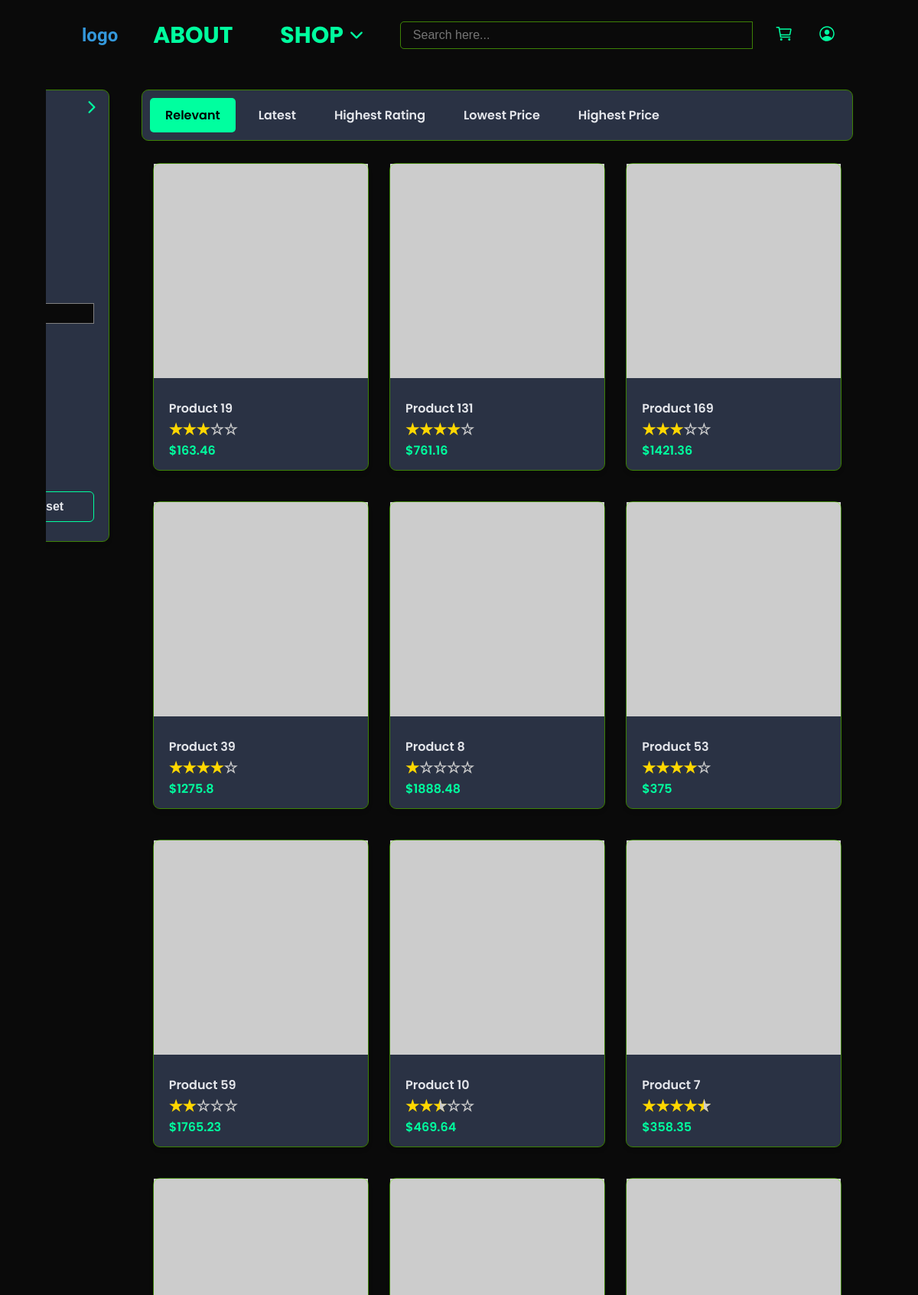
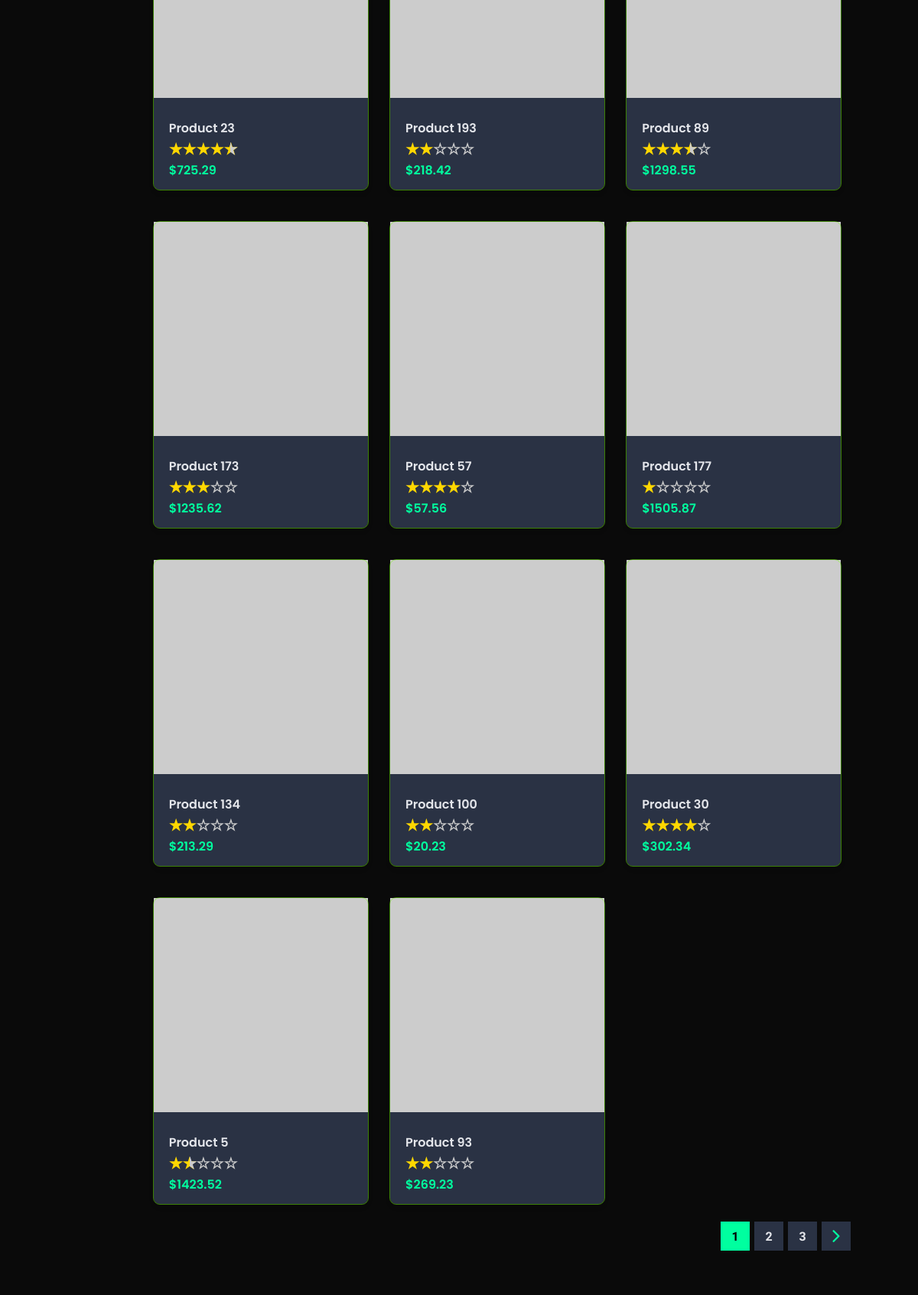
The page /shop/index.php?page=1&sort=relevant (upper part) on the database its author committed (2 pictures, top to bottom).
### tables this page shows
CREATE TABLE `listings` (
  `id` int(11) NOT NULL,
  `name` varchar(255) NOT NULL,
  `description` varchar(255) NOT NULL,
  `price` float NOT NULL,
  `category` enum('keyboards','mice','gpu','cpu','ram','prebuilt') NOT NULL,
  `img_url` varchar(255) NOT NULL,
  `brand` enum('apple','samsung','sony','dell','asus') NOT NULL,
  `rating` float NOT NULL,
  `created_at` datetime NOT NULL DEFAULT current_timestamp(),
  `updated_at` datetime NOT NULL DEFAULT current_timestamp() ON UPDATE current_timestamp()
);

### shop/components/php/sort.php (called while the page is built)
<?php
$currentUrl = $_SERVER['REQUEST_URI'];
if (isset($_GET['sort'])) {
    $sort_currentSortType = $_GET['sort'];
} else {
    $sort_currentSortType = 'relevant';
    $hasQueries = strpos($currentUrl, '?') === false ? '?sort=' : '&sort=';
    $newUrl = $currentUrl . $hasQueries . $sort_currentSortType;
    header("Location: " . $newUrl);
}
function isSortActive($type, $current)
{
    return $current == $type ? ' active' : '';
};

### shop/components/php/sqlParam.php (called while the page is built, shortened)
<?php
switch ($sort_currentSortType) {
    default:
        $sqlParam_sortType = 'created_at DESC';
};
$sqlParam_categories = isset($_GET['category']) ? $_GET['category'] : [];
$sqlParam_brands = isset($_GET['brands']) ? $_GET['brands'] : [];
$sqlParam_price_min = isset($_GET['price-min']) ? $_GET['price-min'] : '';
$sqlParam_price_max = isset($_GET['price-max']) ? $_GET['price-max'] : '';
$sqlParam_search = isset($_GET['search']) ? $_GET['search'] : '';

### shop/components/php/paging.php (called while the page is built, shortened)
<?php
function getLastPageFromSqlListingQuery($paging_itemsPerPage, $sqlQuery, $sqlToReplace, $conn)
{
    $conn = db_connect();
    $sql_count = str_replace($sqlToReplace, "SELECT COUNT(*) AS total_items", $sqlQuery);
    $res = mysqli_query($conn, $sql_count);
    $res_string = mysqli_fetch_all($res, MYSQLI_ASSOC);
    $totalListings = $res_string[0]['total_items'];
    $paging_lastPage = ceil($totalListings / $paging_itemsPerPage);
    return $paging_lastPage;
}
function handlePaging(&$paging_currentPage, &$paging_lastPage)
{
    $currentUrl = $_SERVER['REQUEST_URI'];
    if (isset($_GET['page'])) {
        $paging_currentPage = $_GET['page'];
    } else {
        $hasQueries = strpos($currentUrl, '?') === false ? '?' : '&';
        $newUrl = $currentUrl . $hasQueries . 'page=1';
        header("Location: " . $newUrl);
        exit();
    }
}

### shop/components/php/getListings.php (called while the page is built, shortened)
<?php
function getListings(
    $params,
    &$paging_itemsPerPage,
    &$paging_currentPage,
    &$paging_page_offset,
    &$paging_lastPage,
    $conn
) {
    $sql = 'SELECT id, name, price, rating, img_url FROM listings';
    if ($params['search']) {
        $decodedSearch = urldecode($params['search']);
        $searchTerms = explode(' ', $decodedSearch);
        $searchConditions = [];
        $exactMatchCondition = 'LOWER(name) = LOWER(' . "'" . $decodedSearch . "'" . ')';
        foreach ($searchTerms as $term) {
            $searchConditions[] = 'LOWER(name) LIKE LOWER(' . "'%" . $term . "%')";
        }
        $likeConditions = implode(' AND ', $searchConditions);
        if (isThereWhereInString($sql)) {
            $sql .= ' AND (' . $exactMatchCondition . ' OR (' . $likeConditions . '))';
        } else {
            $sql .= ' WHERE (' . $exactMatchCondition . ' OR (' . $likeConditions . '))';
        }
        $sql .= ' ORDER BY (' . $exactMatchCondition . ') DESC, ' . $params['order_by'];
    } else {
        $sql .= ' ORDER BY ' . $params['order_by'];
    }
    $sqlToReplace = "SELECT id, name, price, rating, img_url";
    $paging_lastPage = getLastPageFromSqlListingQuery($paging_itemsPerPage, $sql, $sqlToReplace, $conn);
    $paging_page_offset = ($paging_currentPage - 1) * $paging_itemsPerPage;
    $sql .= ' LIMIT ' . $paging_itemsPerPage . ' OFFSET ' . $paging_page_offset;
    $res = mysqli_query($conn, $sql);
    $res_str = mysqli_fetch_all($res, MYSQLI_ASSOC);
    return $res_str;
};

### shop/index.php (the view, shortened to what this page needs)
<!DOCTYPE html>
<html lang="en">
<head>
    <link rel="stylesheet" href="styles.css">
    <link rel="stylesheet" href="/global/styles.css">
    <link rel="stylesheet" href="/global/header/styles.css">
    <link rel="stylesheet" href="/global/footer/styles.css">
</head>
<?php require_once './components/php/paging.php'; ?>
<?php require_once './components/php/sort.php'; ?>
<?php
require_once './components/php/sqlParam.php';
require_once './components/php/getListings.php';
$conn = db_connect();
$data = getListings(
    [
        'order_by' => $sqlParam_sortType,
        'categories' => $sqlParam_categories,
        'brands' => $sqlParam_brands,
        'price-min' => $sqlParam_price_min,
        'price-max' => $sqlParam_price_max,
        'search' => $sqlParam_search
    ],
    $paging_itemsPerPage,
    $paging_currentPage,
    $paging_page_offset,
    $paging_lastPage,
    $conn
);
require_once 'global/php/convert_to_stars.php';
?>
<body class="shop">
    <?php include('global/header/index.php'); ?>
    <div class="shop-content Content">
        <div class="shop-filter" id="shop-filter">
            <form action="." class="Card" onclick="handleFormClick(this)">
                <img src="/img/icons/arrow-right.svg" alt="" class="icon" onclick="handleArrowClick(this)">
                <div class="shop-filter-category">
                    <div class="shop-filter-text">
                    </div>
                    <?php $categories = ['Keyboards', 'Mice', 'Gpu', 'Cpu', 'Ram', 'Prebuilt'] ?>
                    <?php foreach ($categories as $category): ?>
                        <?php $category_lower = strtolower($category) ?>
                        <label for="filter-<?php echo $category_lower ?>"><?php echo $category ?></label><br>
                    <?php endforeach; ?>
                </div>
                <div class="shop-filter-price">
                    <div class="shop-filter-text">
                    </div>
                    <?php $maxPrice = isset($_GET['price-max']) ? $_GET['price-max'] : ''; ?>
                    <div class="shop-filter-price-input-container">
                        <input class="Input Input--variant Input--disable-decorator" placeholder="Max" type="number" id="price-max" name="price-max" value="<?php echo $maxPrice ?>">
                    </div>
                </div>
                <div class="shop-filter-brand">
                    <div class="shop-filter-text">
                    </div>
                    <?php $brands = ['Apple', 'Samsung', 'Sony', 'Dell', 'ASUS'] ?>
                    <?php foreach ($brands as $brand): ?>
                        <?php $brand_lower = strtolower($brand) ?>
                        <label for="brand-<?php echo $brand_lower ?>"><?php echo $brand ?></label><br>
                    <?php endforeach; ?>
                </div>
                <div class="shop-filter-buttons">
                    <input type="reset" value="reset" onclick="resetURL()" class="Button Button--tertiary">
                </div>
            </form>
        </div>
        <div class="shop-items-container">
            <div class="shop-sort">
                <div class="shop-sort-button Button <?php echo isSortActive($sort_currentSortType, 'relevant') ?>" id='sort-latest' onclick="handleShopSort('relevant')">
                    Relevant
                </div>
                <div class="shop-sort-button Button <?php echo isSortActive($sort_currentSortType, 'latest') ?>" id='sort-latest' onclick="handleShopSort('latest')">
                    Latest
                </div>
                <div class="shop-sort-button Button<?php echo isSortActive($sort_currentSortType, 'highest-rating') ?>" id='sort-highest-rating' onclick="handleShopSort('highest-rating')">
                    Highest Rating
                </div>
                <div class="shop-sort-button Button<?php echo isSortActive($sort_currentSortType, 'lowest-price') ?>" id='sort-lowest-price' onclick="handleShopSort('lowest-price')">
                    Lowest Price
                </div>
                <div class="shop-sort-button Button<?php echo isSortActive($sort_currentSortType, 'highest-price') ?>" id='sort-highest-price' onclick="handleShopSort('highest-price')">
                    Highest Price
                </div>
            </div>
            <div class="shop-items">
                <?php if ($data): ?>
                    <?php foreach ($data as $shopItem): ?>
                        <div class="shop-item-container">
                            <div class="shop-item Card Card--shop card-shop-item" onclick="handleShopItem(<?php echo $shopItem['id'] ?>)">
                                <div class="shop-item-img Card--shop--header">
                                    <img src="<?php echo $shopItem['img_url'] ?>" alt="image">
                                </div>
                                <div class="Card--shop--content shop-item-text">
                                    <span class="card-shop-title"><?php echo $shopItem['name'] ?></span>
                                    <span class="card-shop-rating">
                                        <?php
                                        echo convertToStars($shopItem['rating']);
                                        ?>
                                    </span>
                                    <span class="card-shop-price">$<?php echo $shopItem['price'] ?></span>
                                </div>
                            </div>
                        </div>
                    <?php endforeach; ?>
                <?php else: ?>
                    NO RESULT
                <?php endif; ?>
            </div>
            <div class="shop-paging">
                <div class="paging-container">
                    <?php for ($i = -2; $i <= 2; $i++): ?>
                        <div class="shop-page-button <?php echo ($i == 0 ? 'active' : '') ?>" style="visibility:<?php echo ($paging_currentPage + $i > 0) && ($paging_currentPage + $i <= $paging_lastPage) ? 'visible' : 'hidden' ?>;" onclick="handlePaging('page', <?php echo $paging_currentPage + $i ?>)">
                            <p><?php echo $paging_currentPage + $i ?></p>
                        </div>
                    <?php endfor; ?>
                    <div class="shop-page-button" style="visibility: <?php echo ($paging_lastPage - $paging_currentPage >= 1) ? 'visible' : 'hidden' ?> ;" onclick="handlePaging('next')">
                        <img src=" /img/icons/arrow-right.svg" class="icon shop-page-prevnext-icon" alt="">
                    </div>
                </div>
            </div>
        </div>
    </div>
</body>
</html>

### global/php/convert_to_stars.php
<?php
function convertToStars($rating)
{
    $fullStars = floor($rating);
    $halfStar = ($rating - $fullStars) >= 0.5 ? 1 : 0;
    $emptyStars = 5 - ($fullStars + $halfStar);
    $starRating = str_repeat('<span class="star full">★</span>', $fullStars);
    if ($halfStar) {
        $starRating .= '<span class="star half">★</span>';
    }
    $starRating .= str_repeat('<span class="star empty">☆</span>', $emptyStars);
    return $starRating;
}

### shop/styles.css (style rules this page uses)
.shop { position: relative; }
.shop-content { display: flex; overflow: hidden; }
.shop-filter { font-family: "Poppins", sans-serif; position: relative; max-width: 100px; transition: all 0.15s ease-in-out; }
.shop-filter-text { margin-bottom: 1rem; }
.shop-filter > form { width: 280px; transform: translateX(-80%); transition: all 0.15s ease-in-out; cursor: pointer; outline: solid 1px var(--neon-green-muted); }
.shop-filter > form > div { padding: 0.4rem 0; }
.shop-filter > form > img { position: absolute; height: 24px; width: auto; right: 10px; top: 10px; transition: all 0.15s ease-in-out; cursor: pointer; }
.shop-filter-price-input-container { display: flex; justify-content: center; }
.shop-filter-buttons { display: flex; justify-content: space-between; gap: 0.5em; }
.shop-filter-buttons > input { flex: 1; }
.shop-filter-price-input-container > input[type="number"] { width: 60%; height: 25px; padding: 4px; }
.shop-content .shop-items-container { flex: 1; margin: 16px; }
.shop-content .shop-sort { background-color: var(--tertiary-color); outline: solid 1px var(--neon-green-muted); padding: 10px; border-radius: 8px; margin-bottom: 10px; display: flex; gap: 10px; }
.shop-sort-button { font-family: "Poppins", sans-serif; display: inline-block; }
.shop-sort-button.active, .shop-sort-button.active:hover { background-color: var(--neon-green); color: black; }
.shop-content .shop-items { display: grid; grid-template-columns: repeat(auto-fill, minmax(300px, 1fr)); border-radius: 8px; }
.shop-item { display: flex; flex-direction: column; }
.shop-item-container { display: flex; justify-content: center; padding: 5px; }
.shop-item .shop-item-img { flex: 1; }
.shop-item .shop-item-img > img { width: 280px; height: 280px; object-fit: cover; }
.card-shop-item { height: 400px; width: 280px; }
.shop-item-text > span { display: block; }
.card-shop-price { color: var(--neon-green); }
.shop .paging-container { display: flex; justify-content: flex-end; gap: 2px; }
.shop-page-button { background-color: var(--tertiary-color); padding: 3px; margin: 2px; color: var(--text-color); font-weight: bolder; width: 32px; height: 32px; display: flex; justify-content: center; align-items: center; cursor: pointer; }
.shop-page-button.active { background-color: var(--neon-green); color: black; }
.shop-page-prevnext-icon { width: 24px; height: auto; }

### rows shown on the page
listings: name "Product 19", rating "★ ★ ★", rating "☆ ☆", price "163.46"
listings: name "Product 131", rating "★ ★ ★ ★", rating "☆", price "761.16"
listings: name "Product 169", rating "★ ★ ★", rating "☆ ☆", price "1421.36"
listings: name "Product 39", rating "★ ★ ★ ★", rating "☆", price "1275.8"
listings: name "Product 8", rating "★", rating "☆ ☆ ☆ ☆", price "1888.48"
listings: name "Product 53", rating "★ ★ ★ ★", rating "☆", price "375"
listings: name "Product 59", rating "★ ★", rating "☆ ☆ ☆", price "1765.23"
listings: name "Product 10", rating "★ ★", rating "☆ ☆", price "469.64"
listings: name "Product 7", rating "★ ★ ★ ★", price "358.35"
listings: name "Product 23", rating "★ ★ ★ ★", price "725.29"
listings: name "Product 193", rating "★ ★", rating "☆ ☆ ☆", price "218.42"
listings: name "Product 89", rating "★ ★ ★", rating "☆", price "1298.55"
listings: name "Product 173", rating "★ ★ ★", rating "☆ ☆", price "1235.62"
listings: name "Product 57", rating "★ ★ ★ ★", rating "☆", price "57.56"
listings: name "Product 177", rating "★", rating "☆ ☆ ☆ ☆", price "1505.87"
listings: name "Product 134", rating "★ ★", rating "☆ ☆ ☆", price "213.29"
listings: name "Product 100", rating "★ ★", rating "☆ ☆ ☆", price "20.23"
listings: name "Product 30", rating "★ ★ ★ ★", rating "☆", price "302.34"
listings: name "Product 5", rating "★", rating "☆ ☆ ☆", price "1423.52"
listings: name "Product 93", rating "★ ★", rating "☆ ☆ ☆", price "269.23"

### other values the page prints
$paging_currentPage + $i "1"
$paging_currentPage + $i "2"
$paging_currentPage + $i "3"
